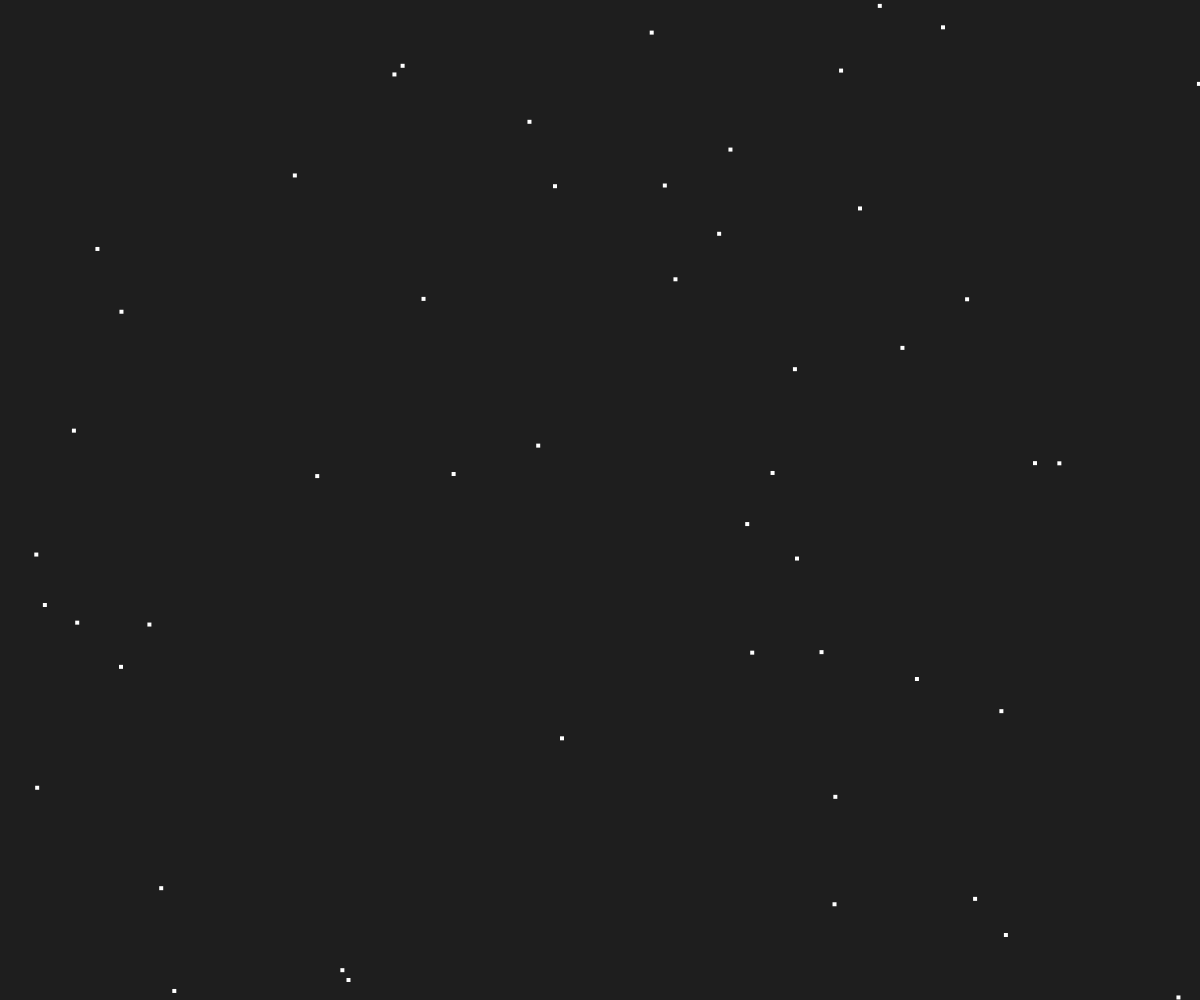
Frame 1 (no input)
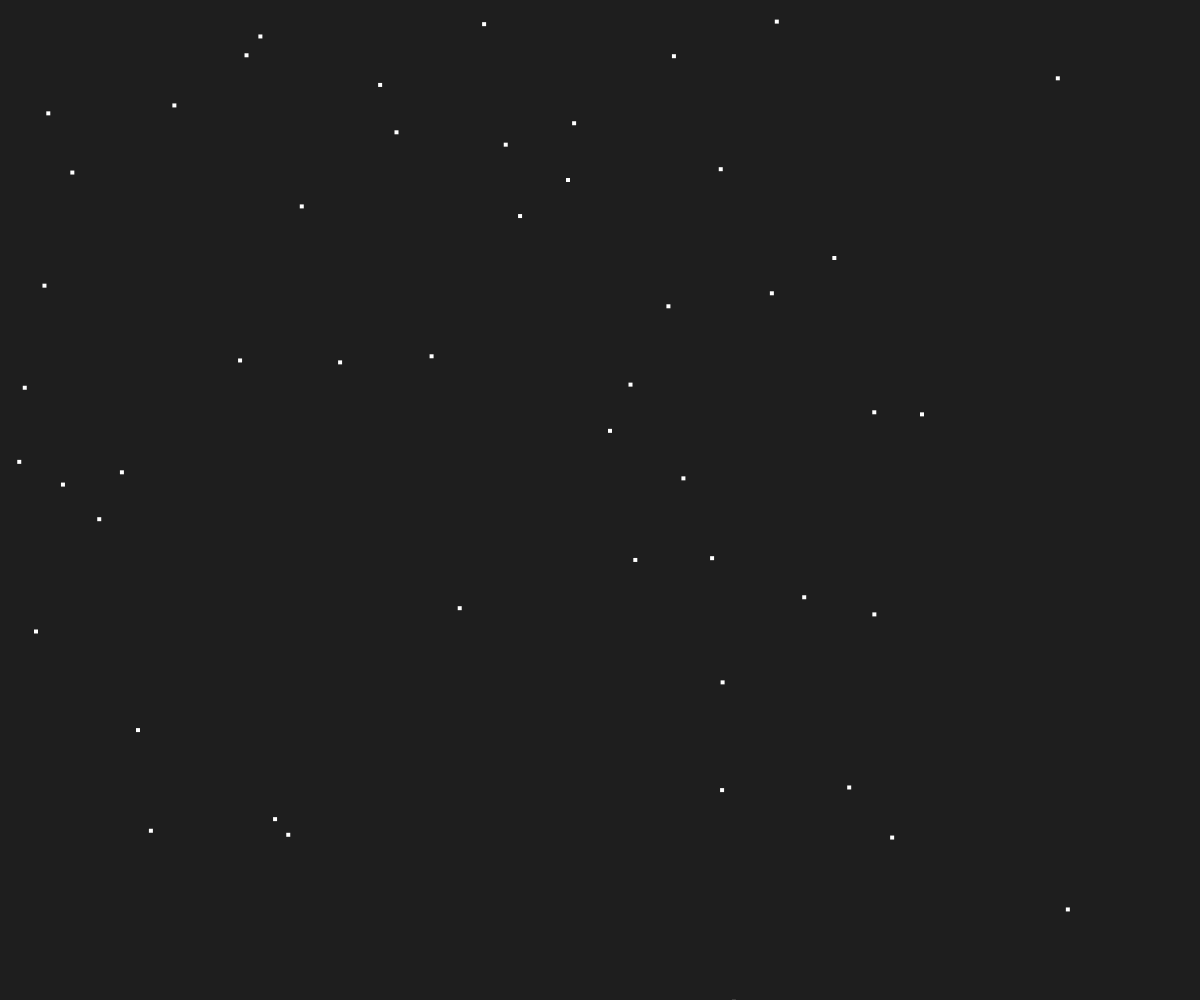
Frame 60 (no input)
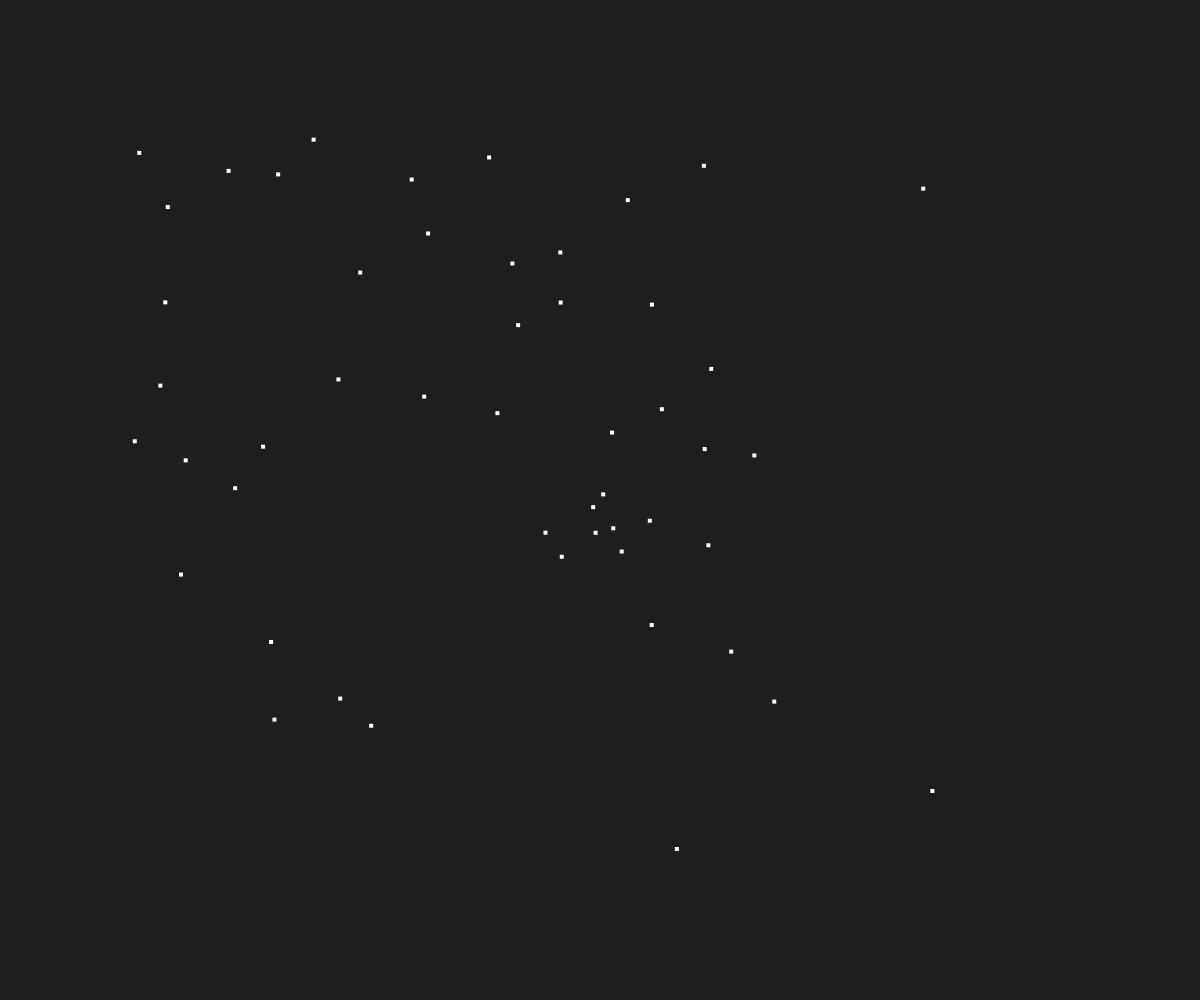
Frame 120 (the mouse pressed at the canvas centre since frame 60)

The p5.js sketch that drew these frames (run headless with seeded random() and noise() and a simulated clock; from frame 60 on, the mouse is pressed at the canvas centre):

// p5.js sketch
// ── sketch.js
let boids = [];

function setup() {
  createCanvas(windowWidth, windowHeight);
  // Create a flock of boids (pixel blocks)
  for (let i = 0; i < 50; i++) {
    boids.push(new Boid(random(width), random(height)));
  }
}

function draw() {
  background(30);
  for (let boid of boids) {
    boid.edges();
    boid.flock(boids);
    boid.update();
    boid.show();
  }
}

class Boid {
  constructor(x, y) {
    this.position = createVector(x, y);
    this.velocity = p5.Vector.random2D();
    this.acceleration = createVector();
    this.maxForce = 0.2;
    this.maxSpeed = 3;
  }
  
  // Apply flocking behaviors plus an attraction to the mouse
  flock(boids) {
    let perceptionRadius = 50;
    let alignment = createVector();
    let cohesion = createVector();
    let separation = createVector();
    let total = 0;
    
    for (let other of boids) {
      let d = dist(this.position.x, this.position.y, other.position.x, other.position.y);
      if (other !== this && d < perceptionRadius) {
        alignment.add(other.velocity);
        cohesion.add(other.position);
        
        // Calculate repulsion vector for separation
        let diff = p5.Vector.sub(this.position, other.position);
        diff.div(d);
        separation.add(diff);
        total++;
      }
    }
    
    if (total > 0) {
      // Alignment: steer towards the average heading
      alignment.div(total);
      alignment.setMag(this.maxSpeed);
      alignment.sub(this.velocity);
      alignment.limit(this.maxForce);
      
      // Cohesion: steer towards the average position
      cohesion.div(total);
      cohesion.sub(this.position);
      cohesion.setMag(this.maxSpeed);
      cohesion.sub(this.velocity);
      cohesion.limit(this.maxForce);
      
      // Separation: steer to avoid crowding
      separation.div(total);
      separation.setMag(this.maxSpeed);
      separation.sub(this.velocity);
      separation.limit(this.maxForce);
    }
    
    // Attraction: steer towards the mouse pointer
    let mouse = createVector(mouseX, mouseY);
    let attraction = p5.Vector.sub(mouse, this.position);
    attraction.setMag(this.maxSpeed);
    attraction.sub(this.velocity);
    attraction.limit(this.maxForce);
    
    // Weight and sum the forces
    this.acceleration.add(alignment);         // alignment force
    this.acceleration.add(cohesion.mult(0.5));    // cohesion (weighted less)
    this.acceleration.add(separation.mult(1.5));  // separation (weighted more)
    this.acceleration.add(attraction);          // follow the mouse
  }
  
  update() {
    this.position.add(this.velocity);
    this.velocity.add(this.acceleration);
    this.velocity.limit(this.maxSpeed);
    this.acceleration.mult(0);
  }
  
  // Wrap around screen edges
  edges() {
    if (this.position.x > width)  this.position.x = 0;
    if (this.position.x < 0)      this.position.x = width;
    if (this.position.y > height) this.position.y = 0;
    if (this.position.y < 0)      this.position.y = height;
  }
  
  // Draw the boid as a small pixel block
  show() {
    fill(255);
    noStroke();
    rect(this.position.x, this.position.y, 4, 4);
  }
}
